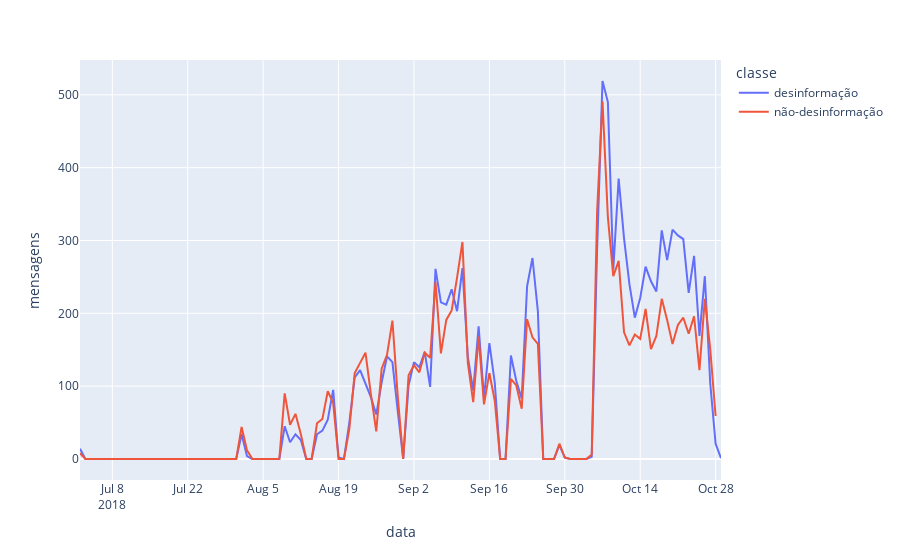

The cell this chart's notebook holds for it:
### Code cell
frame = '1D'
timeseries_mis = df[df['misinformation']==1].groupby('timestamp').count()['id'].resample(frame).sum().to_frame()
timeseries_mis['media móvel'] = timeseries_mis['id'].rolling(window=5).mean()


timeseries_non_mis = df[df['misinformation']==0].groupby('timestamp').count()['id'].resample(frame).sum().to_frame()
timeseries_non_mis['media móvel'] = timeseries_non_mis['id'].rolling(window=5).mean()


df_timeseries = pd.concat([timeseries_mis,timeseries_non_mis])
df_timeseries['classe'] = ['desinformação']*len(timeseries_mis) + ['não-desinformação']*len(timeseries_non_mis)
df_timeseries.reset_index(level=0, inplace=True)
df_timeseries.columns=['data','mensagens', 'média móvel','classe']
fig = px.line(df_timeseries, x='data', y='mensagens',
              color="classe", line_group="classe", hover_name="classe")
fig.show()

### Figure 1 — Plotly figure (JSON) as saved in the notebook; plotly's stock layout.template omitted (floating-point values rounded to 4 significant figures)
{"data": [{"hovertemplate": "<b>%{hovertext}</b><br><br>classe=desinformação<br>data=%{x}<br>mensagens=%{y}<extra></extra>", "hovertext": ["desinformação", "desinformação", "desinformação", "desinformação", "desinformação", "desinformação", "desinformação", "desinformação", "desinformação", "desinformação", "desinformação", "desinformação", "desinformação", "desinformação", "desinformação", "desinformação", "desinformação", "desinformação", "desinformação", "desinformação", "desinformação", "desinformação", "desinformação", "desinformação", "desinformação", "desinformação", "desinformação", "desinformação", "desinformação", "desinformação", "desinformação", "desinformação", "desinformação", "desinformação", "desinformação", "desinformação", "desinformação", "desinformação", "desinformação", "desinformação", "desinformação", "desinformação", "desinformação", "desinformação", "desinformação", "desinformação", "desinformação", "desinformação", "desinformação", "desinformação", "desinformação", "desinformação", "desinformação", "desinformação", "desinformação", "desinformação", "desinformação", "desinformação", "desinformação", "desinformação", "desinformação", "desinformação", "desinformação", "desinformação", "desinformação", "desinformação", "desinformação", "desinformação", "desinformação", "desinformação", "desinformação", "desinformação", "desinformação", "desinformação", "desinformação", "desinformação", "desinformação", "desinformação", "desinformação", "desinformação", "desinformação", "desinformação", "desinformação", "desinformação", "desinformação", "desinformação", "desinformação", "desinformação", "desinformação", "desinformação", "desinformação", "desinformação", "desinformação", "desinformação", "desinformação", "desinformação", "desinformação", "desinformação", "desinformação", "desinformação", "desinformação", "desinformação", "desinformação", "desinformação", "desinformação", "desinformação", "desinformação", "desinformação", "desinformação", "desinformação", "desinformação", "desinformação", "desinformação", "desinformação", "desinformação", "desinformação", "desinformação", "desinformação", "desinformação", "desinformação"], "legendgroup": "desinformação", "line": {"color": "#636efa", "dash": "solid"}, "mode": "lines", "name": "desinformação", "orientation": "v", "showlegend": true, "type": "scatter", "x": ["2018-07-02T00:00:00", "2018-07-03T00:00:00", "2018-07-04T00:00:00", "2018-07-05T00:00:00", "2018-07-06T00:00:00", "2018-07-07T00:00:00", "2018-07-08T00:00:00", "2018-07-09T00:00:00", "2018-07-10T00:00:00", "2018-07-11T00:00:00", "2018-07-12T00:00:00", "2018-07-13T00:00:00", "2018-07-14T00:00:00", "2018-07-15T00:00:00", "2018-07-16T00:00:00", "2018-07-17T00:00:00", "2018-07-18T00:00:00", "2018-07-19T00:00:00", "2018-07-20T00:00:00", "2018-07-21T00:00:00", "2018-07-22T00:00:00", "2018-07-23T00:00:00", "2018-07-24T00:00:00", "2018-07-25T00:00:00", "2018-07-26T00:00:00", "2018-07-27T00:00:00", "2018-07-28T00:00:00", "2018-07-29T00:00:00", "2018-07-30T00:00:00", "2018-07-31T00:00:00", "2018-08-01T00:00:00", "2018-08-02T00:00:00", "2018-08-03T00:00:00", "2018-08-04T00:00:00", "2018-08-05T00:00:00", "2018-08-06T00:00:00", "2018-08-07T00:00:00", "2018-08-08T00:00:00", "2018-08-09T00:00:00", "2018-08-10T00:00:00", "2018-08-11T00:00:00", "2018-08-12T00:00:00", "2018-08-13T00:00:00", "2018-08-14T00:00:00", "2018-08-15T00:00:00", "2018-08-16T00:00:00", "2018-08-17T00:00:00", "2018-08-18T00:00:00", "2018-08-19T00:00:00", "2018-08-20T00:00:00", "2018-08-21T00:00:00", "2018-08-22T00:00:00", "2018-08-23T00:00:00", "2018-08-24T00:00:00", "2018-08-25T00:00:00", "2018-08-26T00:00:00", "2018-08-27T00:00:00", "2018-08-28T00:00:00", "2018-08-29T00:00:00", "2018-08-30T00:00:00", "2018-08-31T00:00:00", "2018-09-01T00:00:00", "2018-09-02T00:00:00", "2018-09-03T00:00:00", "2018-09-04T00:00:00", "2018-09-05T00:00:00", "2018-09-06T00:00:00", "2018-09-07T00:00:00", "2018-09-08T00:00:00", "2018-09-09T00:00:00", "2018-09-10T00:00:00", "2018-09-11T00:00:00", "2018-09-12T00:00:00", "2018-09-13T00:00:00", "2018-09-14T00:00:00", "2018-09-15T00:00:00", "2018-09-16T00:00:00", "2018-09-17T00:00:00", "2018-09-18T00:00:00", "2018-09-19T00:00:00", "2018-09-20T00:00:00", "2018-09-21T00:00:00", "2018-09-22T00:00:00", "2018-09-23T00:00:00", "2018-09-24T00:00:00", "2018-09-25T00:00:00", "2018-09-26T00:00:00", "2018-09-27T00:00:00", "2018-09-28T00:00:00", "2018-09-29T00:00:00", "2018-09-30T00:00:00", "2018-10-01T00:00:00", "2018-10-02T00:00:00", "2018-10-03T00:00:00", "2018-10-04T00:00:00", "2018-10-05T00:00:00", "2018-10-06T00:00:00", "2018-10-07T00:00:00", "2018-10-08T00:00:00", "2018-10-09T00:00:00", "2018-10-10T00:00:00", "2018-10-11T00:00:00", "2018-10-12T00:00:00", "2018-10-13T00:00:00", "2018-10-14T00:00:00", "2018-10-15T00:00:00", "2018-10-16T00:00:00", "2018-10-17T00:00:00", "2018-10-18T00:00:00", "2018-10-19T00:00:00", "2018-10-20T00:00:00", "2018-10-21T00:00:00", "2018-10-22T00:00:00", "2018-10-23T00:00:00", "2018-10-24T00:00:00", "2018-10-25T00:00:00", "2018-10-26T00:00:00", "2018-10-27T00:00:00", "2018-10-28T00:00:00", "2018-10-29T00:00:00"], "xaxis": "x", "y": [14, 0, 0, 0, 0, 0, 0, 0, 0, 0, 0, 0, 0, 0, 0, 0, 0, 0, 0, 0, 0, 0, 0, 0, 0, 0, 0, 0, 0, 0, 34, 4, 0, 0, 0, 0, 0, 0, 45, 23, 34, 26, 0, 0, 34, 39, 54, 95, 2, 0, 50, 112, 122, 104, 85, 61, 105, 141, 133, 65, 0, 101, 133, 126, 147, 99, 261, 215, 212, 233, 203, 262, 140, 94, 182, 84, 159, 105, 0, 0, 142, 107, 83, 237, 276, 203, 0, 0, 0, 19, 2, 0, 0, 0, 0, 3, 288, 519, 490, 260, 385, 303, 240, 194, 221, 264, 244, 230, 314, 273, 315, 307, 302, 228, 279, 169, 251, 104, 21, 1], "yaxis": "y"}, {"hovertemplate": "<b>%{hovertext}</b><br><br>classe=não-desinformação<br>data=%{x}<br>mensagens=%{y}<extra></extra>", "hovertext": ["não-desinformação", "não-desinformação", "não-desinformação", "não-desinformação", "não-desinformação", "não-desinformação", "não-desinformação", "não-desinformação", "não-desinformação", "não-desinformação", "não-desinformação", "não-desinformação", "não-desinformação", "não-desinformação", "não-desinformação", "não-desinformação", "não-desinformação", "não-desinformação", "não-desinformação", "não-desinformação", "não-desinformação", "não-desinformação", "não-desinformação", "não-desinformação", "não-desinformação", "não-desinformação", "não-desinformação", "não-desinformação", "não-desinformação", "não-desinformação", "não-desinformação", "não-desinformação", "não-desinformação", "não-desinformação", "não-desinformação", "não-desinformação", "não-desinformação", "não-desinformação", "não-desinformação", "não-desinformação", "não-desinformação", "não-desinformação", "não-desinformação", "não-desinformação", "não-desinformação", "não-desinformação", "não-desinformação", "não-desinformação", "não-desinformação", "não-desinformação", "não-desinformação", "não-desinformação", "não-desinformação", "não-desinformação", "não-desinformação", "não-desinformação", "não-desinformação", "não-desinformação", "não-desinformação", "não-desinformação", "não-desinformação", "não-desinformação", "não-desinformação", "não-desinformação", "não-desinformação", "não-desinformação", "não-desinformação", "não-desinformação", "não-desinformação", "não-desinformação", "não-desinformação", "não-desinformação", "não-desinformação", "não-desinformação", "não-desinformação", "não-desinformação", "não-desinformação", "não-desinformação", "não-desinformação", "não-desinformação", "não-desinformação", "não-desinformação", "não-desinformação", "não-desinformação", "não-desinformação", "não-desinformação", "não-desinformação", "não-desinformação", "não-desinformação", "não-desinformação", "não-desinformação", "não-desinformação", "não-desinformação", "não-desinformação", "não-desinformação", "não-desinformação", "não-desinformação", "não-desinformação", "não-desinformação", "não-desinformação", "não-desinformação", "não-desinformação", "não-desinformação", "não-desinformação", "não-desinformação", "não-desinformação", "não-desinformação", "não-desinformação", "não-desinformação", "não-desinformação", "não-desinformação", "não-desinformação", "não-desinformação", "não-desinformação", "não-desinformação", "não-desinformação", "não-desinformação", "não-desinformação", "não-desinformação"], "legendgroup": "não-desinformação", "line": {"color": "#EF553B", "dash": "solid"}, "mode": "lines", "name": "não-desinformação", "orientation": "v", "showlegend": true, "type": "scatter", "x": ["2018-07-02T00:00:00", "2018-07-03T00:00:00", "2018-07-04T00:00:00", "2018-07-05T00:00:00", "2018-07-06T00:00:00", "2018-07-07T00:00:00", "2018-07-08T00:00:00", "2018-07-09T00:00:00", "2018-07-10T00:00:00", "2018-07-11T00:00:00", "2018-07-12T00:00:00", "2018-07-13T00:00:00", "2018-07-14T00:00:00", "2018-07-15T00:00:00", "2018-07-16T00:00:00", "2018-07-17T00:00:00", "2018-07-18T00:00:00", "2018-07-19T00:00:00", "2018-07-20T00:00:00", "2018-07-21T00:00:00", "2018-07-22T00:00:00", "2018-07-23T00:00:00", "2018-07-24T00:00:00", "2018-07-25T00:00:00", "2018-07-26T00:00:00", "2018-07-27T00:00:00", "2018-07-28T00:00:00", "2018-07-29T00:00:00", "2018-07-30T00:00:00", "2018-07-31T00:00:00", "2018-08-01T00:00:00", "2018-08-02T00:00:00", "2018-08-03T00:00:00", "2018-08-04T00:00:00", "2018-08-05T00:00:00", "2018-08-06T00:00:00", "2018-08-07T00:00:00", "2018-08-08T00:00:00", "2018-08-09T00:00:00", "2018-08-10T00:00:00", "2018-08-11T00:00:00", "2018-08-12T00:00:00", "2018-08-13T00:00:00", "2018-08-14T00:00:00", "2018-08-15T00:00:00", "2018-08-16T00:00:00", "2018-08-17T00:00:00", "2018-08-18T00:00:00", "2018-08-19T00:00:00", "2018-08-20T00:00:00", "2018-08-21T00:00:00", "2018-08-22T00:00:00", "2018-08-23T00:00:00", "2018-08-24T00:00:00", "2018-08-25T00:00:00", "2018-08-26T00:00:00", "2018-08-27T00:00:00", "2018-08-28T00:00:00", "2018-08-29T00:00:00", "2018-08-30T00:00:00", "2018-08-31T00:00:00", "2018-09-01T00:00:00", "2018-09-02T00:00:00", "2018-09-03T00:00:00", "2018-09-04T00:00:00", "2018-09-05T00:00:00", "2018-09-06T00:00:00", "2018-09-07T00:00:00", "2018-09-08T00:00:00", "2018-09-09T00:00:00", "2018-09-10T00:00:00", "2018-09-11T00:00:00", "2018-09-12T00:00:00", "2018-09-13T00:00:00", "2018-09-14T00:00:00", "2018-09-15T00:00:00", "2018-09-16T00:00:00", "2018-09-17T00:00:00", "2018-09-18T00:00:00", "2018-09-19T00:00:00", "2018-09-20T00:00:00", "2018-09-21T00:00:00", "2018-09-22T00:00:00", "2018-09-23T00:00:00", "2018-09-24T00:00:00", "2018-09-25T00:00:00", "2018-09-26T00:00:00", "2018-09-27T00:00:00", "2018-09-28T00:00:00", "2018-09-29T00:00:00", "2018-09-30T00:00:00", "2018-10-01T00:00:00", "2018-10-02T00:00:00", "2018-10-03T00:00:00", "2018-10-04T00:00:00", "2018-10-05T00:00:00", "2018-10-06T00:00:00", "2018-10-07T00:00:00", "2018-10-08T00:00:00", "2018-10-09T00:00:00", "2018-10-10T00:00:00", "2018-10-11T00:00:00", "2018-10-12T00:00:00", "2018-10-13T00:00:00", "2018-10-14T00:00:00", "2018-10-15T00:00:00", "2018-10-16T00:00:00", "2018-10-17T00:00:00", "2018-10-18T00:00:00", "2018-10-19T00:00:00", "2018-10-20T00:00:00", "2018-10-21T00:00:00", "2018-10-22T00:00:00", "2018-10-23T00:00:00", "2018-10-24T00:00:00", "2018-10-25T00:00:00", "2018-10-26T00:00:00", "2018-10-27T00:00:00", "2018-10-28T00:00:00"], "xaxis": "x", "y": [8, 0, 0, 0, 0, 0, 0, 0, 0, 0, 0, 0, 0, 0, 0, 0, 0, 0, 0, 0, 0, 0, 0, 0, 0, 0, 0, 0, 0, 0, 44, 12, 0, 0, 0, 0, 0, 0, 90, 47, 62, 34, 0, 0, 49, 55, 93, 77, 0, 0, 41, 118, 132, 146, 89, 38, 124, 143, 190, 85, 0, 115, 129, 119, 146, 139, 243, 145, 191, 204, 249, 298, 132, 78, 168, 75, 118, 80, 0, 0, 110, 101, 69, 192, 167, 158, 0, 0, 0, 21, 2, 0, 0, 0, 0, 6, 340, 491, 332, 251, 272, 174, 156, 171, 165, 206, 151, 169, 220, 191, 158, 184, 194, 172, 196, 122, 220, 151, 59], "yaxis": "y"}], "layout": {"legend": {"title": {"text": "classe"}, "tracegroupgap": 0}, "margin": {"t": 60}, "xaxis": {"anchor": "y", "domain": [0, 1], "title": {"text": "data"}}, "yaxis": {"anchor": "x", "domain": [0, 1], "title": {"text": "mensagens"}}}}
